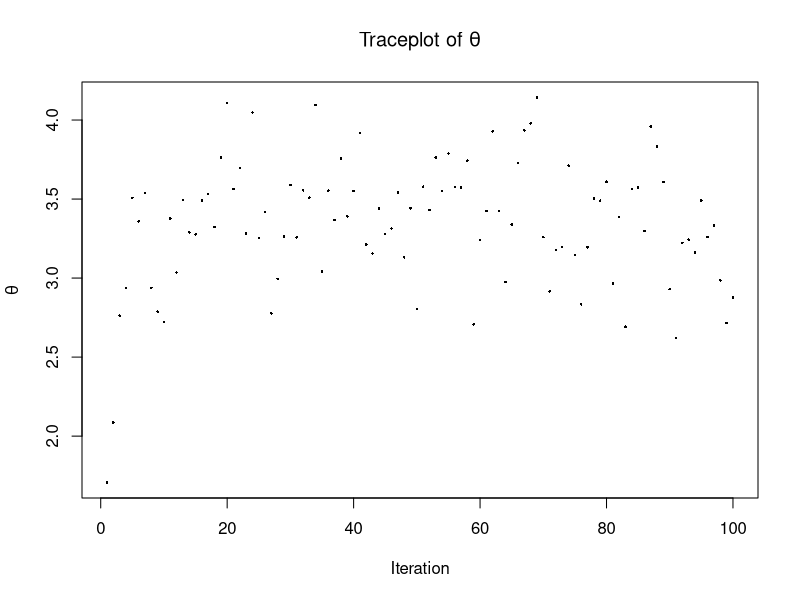
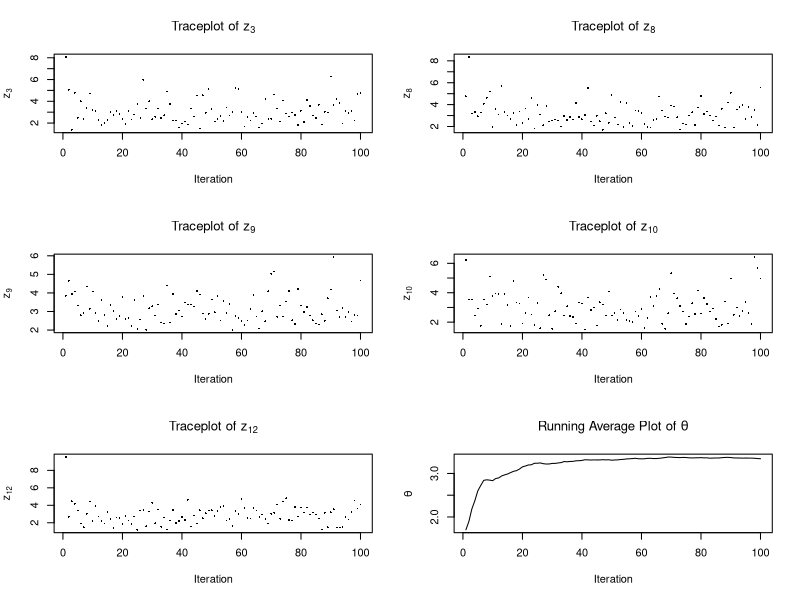
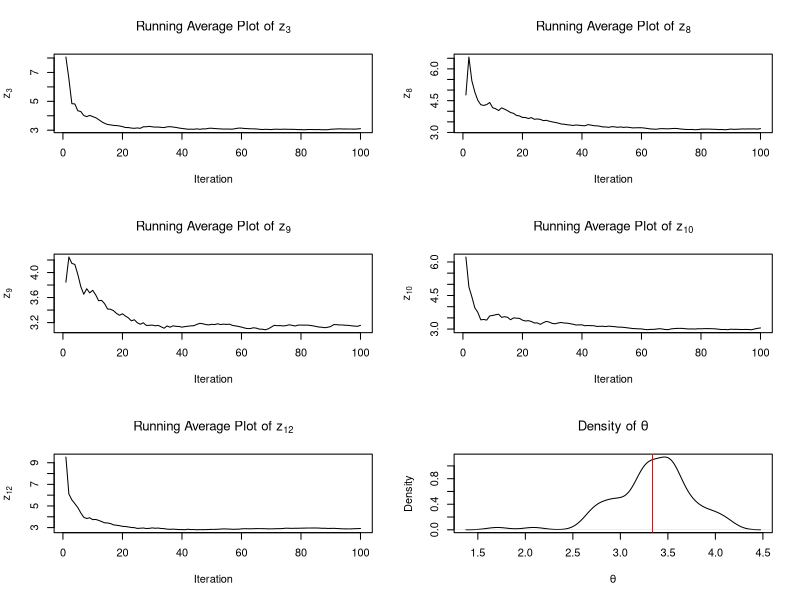
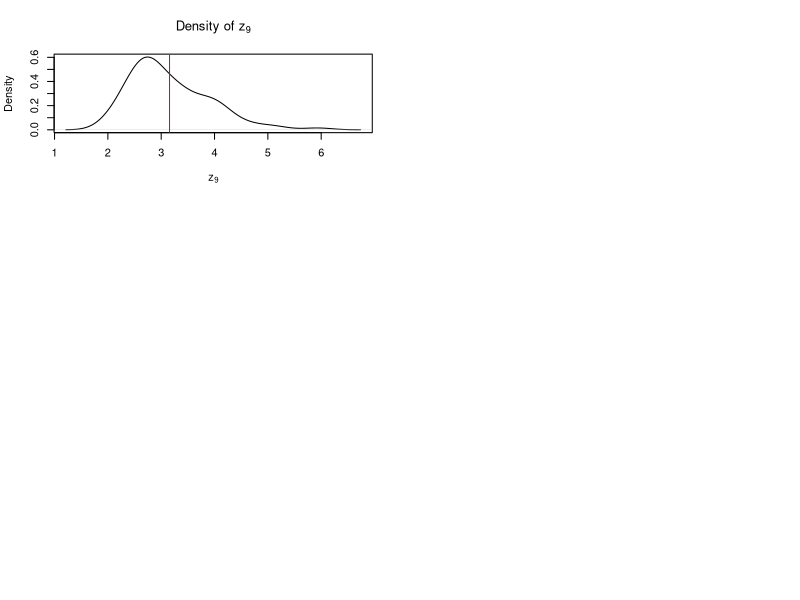

The R source for these figures, in order:
## ---- chunk 1
knitr::opts_chunk$set(cache=TRUE)
# Samples from a truncated gamma with
# truncation (t, infty), shape a, and rate b
# Input: t,a,b
# Output: truncated Gamma(a,b)
sampleTrunGamma <- function(t, a, b){
  p0 <- pgamma(t, shape = a, rate = b)
  # Use the modification of the inverse CD method
  x <- runif(1, min = p0, max = 1)
  y <- qgamma(x, shape = a, rate = b)
  return(y)
}
## ---- chunk 2
# Gibbs sampler
# z is the fully observe data
# c is censored data
# n.iter is number of iterations
# init.theta and init.miss are initial values for sampler
# r,a, and b are fixed parameters
# burnin is number of iterations to use as burnin
sampleGibbs <- 
  function(z, c, n.iter, init.theta, init.miss, r, a, b, burnin = 1){
  z.sum <- sum(z); m <- length(c); n <- length(z) + m
  miss.vals <- init.miss 
  res <- matrix(NA, nrow = n.iter, ncol = 1 + m)
  for (i in 1:n.iter){
    var.sum <- z.sum + sum(miss.vals)
    theta <- rgamma(1, shape = a + n*r, rate = b + var.sum)
    miss.vals <- sapply(c, function(x) {sampleTrunGamma(x, r, theta)})
    res[i,] <- c(theta, miss.vals)
  } 
  return(res[burnin:n.iter,])
} 
## ---- chunk 3
set.seed(5983)
# set parameter values and enter data
r <- 10
a <- 1
b <- 1
z <- c(3.4,2.9,1.4,3.2,1.8,4.6,2.8)
c <- c(1.2,1.7,2.0,1.4,0.6)
n.iter <- 100
init.theta <- 1
init.missing <- 
  rgamma(length(c), shape = r, rate = init.theta)
## ---- chunk 4
res <- sampleGibbs(z, c, n.iter, init.theta, init.missing, 
                   r, a, b) 
## ---- chunk 5
plot(1:n.iter, res[,1], pch = 16, cex = .35,
     xlab = "Iteration", ylab = expression(theta),
     main = expression(paste("Traceplot of ", theta)))
## ---- chunk 6
par(mfrow=c(3,2))
missing.index <- c(3,8,9,10,12)
for (ind in missing.index){
  x.lab <- bquote(z[.(ind)])
  plot(1:n.iter, res[,which(missing.index == ind) + 1], pch = 16, cex = .35,
       xlab = "Iteration", ylab = x.lab,
       main = bquote(paste("Traceplot of ", .(x.lab))))
}
## ---- chunk 7
# get running averages
run.avg <- apply(res, 2, cumsum)/(1:n.iter)
plot(1:n.iter, run.avg[,1], type = "l",
     xlab = "Iteration", ylab = expression(theta),
     main = expression(paste("Running Average Plot of ", theta)))
## ---- chunk 8
par(mfrow=c(3,2))     
missing.index <- c(3,8,9,10,12)
for (ind in missing.index){
  x.lab <- bquote(z[.(ind)])
  plot(1:n.iter, run.avg[,which(missing.index == ind) + 1], type = "l",
       xlab = "Iteration", ylab = x.lab,
       main = bquote(paste("Running Average Plot of ", .(x.lab)))) 
}      
## ---- chunk 9
plot(density(res[,1]), xlab = expression(theta), 
     main = expression(paste("Density of ", theta)))
abline(v = mean(res[,1]), col = "red")
## ---- chunk 10
plot(density(res[,4]), xlab = expression(z[9]),
     main = expression(paste("Density of ", z[9])))
abline(v = mean(res[,4]), col = "red")
